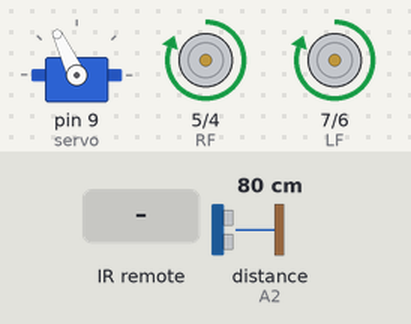
A sketch run on a simulated Arduino Uno, built with avr-gcc and run on an emulated ATmega328P. Parts: servo, motor-driver pin pairs drawn as motors (green arrow = first pin HIGH = forward, orange = second pin HIGH = backward, longer = more drive). Inputs (shaded band) come from the test bench; at power-on: distance to the obstacle (sensor on A2) 80 cm. The echo pulse lasts 58.3 µs per cm.

Above: at 1.2 s.
1.3 s: distance to the obstacle (sensor on A2) set to 49 cm
2.8 s: distance to the obstacle (sensor on A2) set to 41 cm
At 4.8 s:
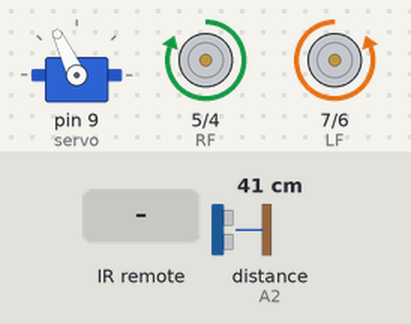
5.8 s: infrared code 0xF20DFF00 received
7.4 s: infrared code 0xA55AFF00 received
At 8.3 s:
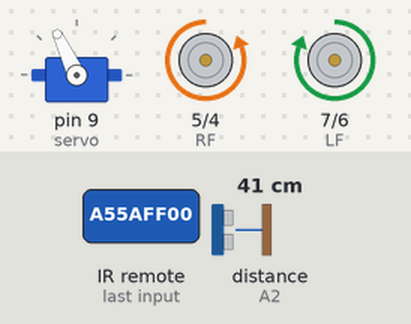
8.9 s: infrared code 0xE718FF00 received
At 9.5 s:
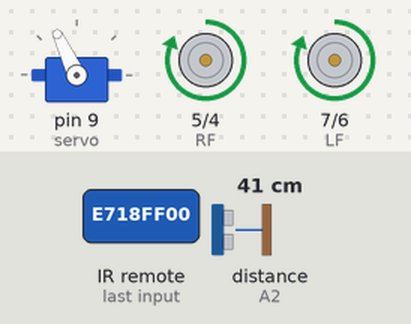
Timing chart, 0 to 11.4 s (numbered marks = the images above; inputs shaded):
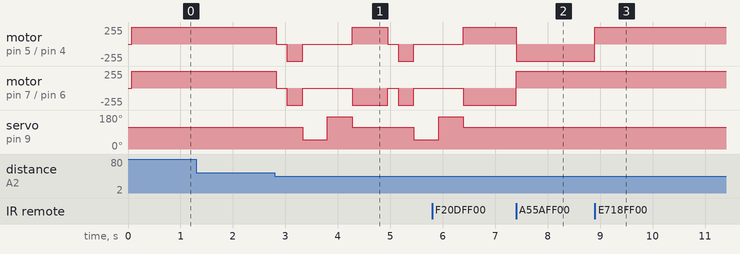

Measured:
- the behaviour switches between 45 and 44 cm on distance to the obstacle (sensor on A2) (found by bisection; images 0 and 1)
- after the input at 1.3 s, every drawn part: stays the same
- after the input at 7.4 s, motor on pin 5 (RF) / pin 4 (RB): forward 255/255 → backward 255/255 at once; motor on pin 7 (LF) / pin 6 (LB): backward 255/255 → forward 255/255 at once
- after the input at 8.9 s, motor on pin 5 (RF) / pin 4 (RB): backward 255/255 → forward 255/255 at once

The sketch:

bluetooth-ir-aut_combined.ino
```cpp
#include <Servo.h>
#include <NewPing.h>
#include <IRremote.h>
#include <SoftwareSerial.h>

// ================== PINS ==================
// Motors
const int LF = 7;
const int LB = 6;
const int RF = 5;
const int RB = 4;

// Ultrasonic
#define TRIG A1
#define ECHO A2
#define MAX_DIST 200

// IR
#define IR_PIN 11

// Bluetooth
SoftwareSerial bt(2, 3); // RX, TX

// Servo
Servo servo;

// ================== IR CODES ==================
#define IR_UP     0xE718FF00
#define IR_DOWN   0xAD52FF00
#define IR_LEFT   0xF708FF00
#define IR_RIGHT  0xA55AFF00
#define IR_OK     0xE31CFF00
#define IR_HASH   0xF20DFF00   // IR MODE
#define IR_STAR   0xE916FF00   // AUTO MODE

// ================== OBJECTS ==================
NewPing sonar(TRIG, ECHO, MAX_DIST);

// ================== MODES ==================
enum Mode { AUTO, IR_MODE, BT_MODE };
Mode currentMode = AUTO;

// ================== SETUP ==================
void setup() {
  pinMode(LF, OUTPUT);
  pinMode(LB, OUTPUT);
  pinMode(RF, OUTPUT);
  pinMode(RB, OUTPUT);

  servo.attach(9);
  servo.write(115);

  Serial.begin(9600);
  bt.begin(9600);
  IrReceiver.begin(IR_PIN, ENABLE_LED_FEEDBACK);
}

// ================== LOOP ==================
void loop() {

  // -------- BLUETOOTH --------
  if (bt.available()) {
    char c = bt.read();

    if (c == 'A') currentMode = AUTO;
    else if (c == 'I') currentMode = IR_MODE;
    else if (c == 'M') currentMode = BT_MODE;

    if (currentMode == BT_MODE) {
      if (c == 'F') moveForward();
      else if (c == 'B') moveBackward();
      else if (c == 'L') turnLeft();
      else if (c == 'R') turnRight();
      else if (c == 'S') moveStop();
    }
  }

  // -------- IR --------
  if (IrReceiver.decode()) {
    unsigned long code = IrReceiver.decodedIRData.decodedRawData;

    if (code == IR_STAR) currentMode = AUTO;
    if (code == IR_HASH) currentMode = IR_MODE;
    if (code == IR_OK) moveStop();

    if (currentMode == IR_MODE) {
      if (code == IR_UP) moveForward();
      else if (code == IR_DOWN) moveBackward();
      else if (code == IR_LEFT) turnLeft();
      else if (code == IR_RIGHT) turnRight();
    }
    IrReceiver.resume();
  }

  // -------- AUTO --------
  if (currentMode == AUTO) autonomous();
}

// ================== AUTO MODE ==================
void autonomous() {
  int d = readPing();

  if (d <= 45) {
    moveStop();
    delay(200);
    moveBackward();
    delay(300);
    moveStop();

    int right = lookRight();
    int left = lookLeft();

    if (right > left) turnRight();
    else turnLeft();
  } else {
    moveForward();
  }
}

// ================== ULTRASONIC ==================
int lookRight() {
  servo.write(50);
  delay(400);
  int d = readPing();
  servo.write(115);
  return d;
}

int lookLeft() {
  servo.write(170);
  delay(400);
  int d = readPing();
  servo.write(115);
  return d;
}

int readPing() {
  delay(70);
  int cm = sonar.ping_cm();
  if (cm == 0) cm = 250;
  return cm;
}

// ================== MOTORS ==================
void moveForward() {
  digitalWrite(LF, HIGH); digitalWrite(RF, HIGH);
  digitalWrite(LB, LOW);  digitalWrite(RB, LOW);
}

void moveBackward() {
  digitalWrite(LB, HIGH); digitalWrite(RB, HIGH);
  digitalWrite(LF, LOW);  digitalWrite(RF, LOW);
}

void turnLeft() {
  digitalWrite(LB, HIGH); digitalWrite(RF, HIGH);
  digitalWrite(LF, LOW);  digitalWrite(RB, LOW);
  delay(600);
}

void turnRight() {
  digitalWrite(LF, HIGH); digitalWrite(RB, HIGH);
  digitalWrite(LB, LOW);  digitalWrite(RF, LOW);
  delay(600);
}

void moveStop() {
  digitalWrite(LF, LOW); digitalWrite(RF, LOW);
  digitalWrite(LB, LOW); digitalWrite(RB, LOW);
}
```
